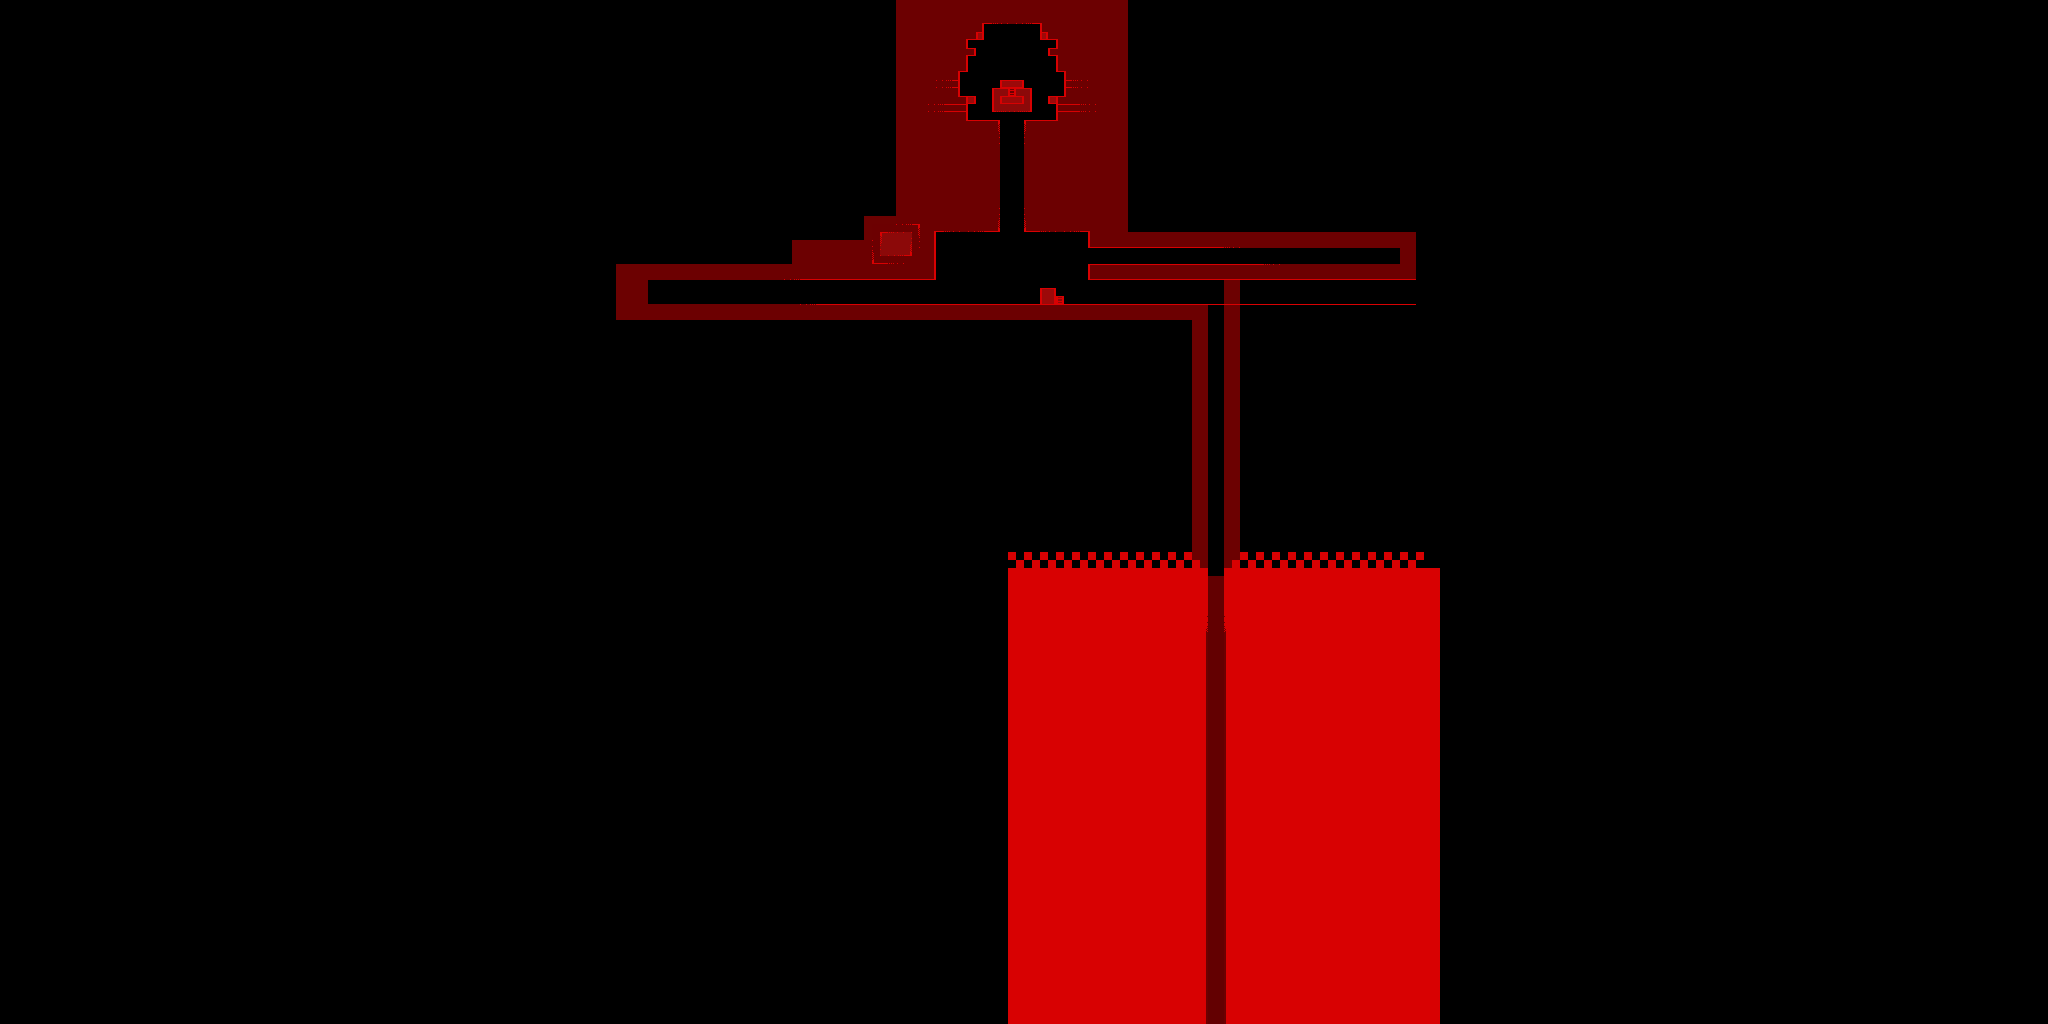

A level layout from a 2D game, rendered from its tile map. Below: a short description, then the map file with tile-grid data replaced by summaries:
An orthogonal 256x128 tile map with 8x8 px tiles, 3 tile layers (BG, Foreground, Collision) and 2 objects (CameraLock).

<map version="1.0" orientation="orthogonal" width="256" height="128" tilewidth="8" tileheight="8">
 <tileset firstgid="1" name="Primary" tilewidth="8" tileheight="8">
  <image source="Tileset.png" width="256" height="256" />
 </tileset>
 <layer name="BG" width="256" height="128" opacity="0.46">
  <data>[32768 cells, 30720 non-empty, 2 distinct tile ids]</data>
 </layer>
 <layer name="Foreground" width="256" height="128">
  <data>[32768 cells, 4212 non-empty, 79 distinct tile ids]</data>
 </layer>
 <layer name="Collision" width="256" height="128">
  <data>[32768 cells, 1556 non-empty, 1 distinct tile ids]</data>
 </layer>
 <objectgroup name="Objects" width="256" height="128">
  <object type="CameraLock" x="896" y="0" width="232" height="152" />
  <object x="616" y="224" width="800" height="96" />
 </objectgroup>
</map>
